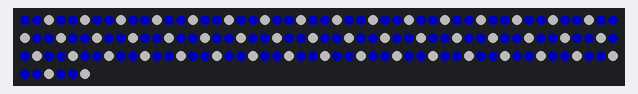
The sketch below on a simulated Arduino Uno, built with avr-gcc and run on an emulated ATmega328P. Shown: 156 RGB LEDs in strip order, left to right, continuing on the next row. Dim RGB values are drawn brighter than linear.

Above: at 0.01 s.
At 79.8 s:
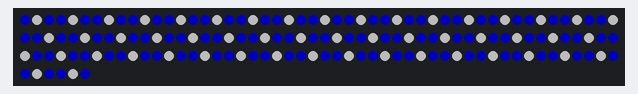

The sketch:

BlueWhiteLoop.ino
```cpp
#include <FastLED.h>
#define NUM_LEDS 156 //change back to 159
#define DATA_PIN 6
#define BRIGHTNESS 75
#define BLUES 2
CRGB leds[NUM_LEDS];
void setup() {
  FastLED.addLeds<NEOPIXEL, DATA_PIN>(leds, NUM_LEDS);
  FastLED.setBrightness(BRIGHTNESS);
}
int offSet=0;
void loop() {
  for (int i=0; i<NUM_LEDS; i+=BLUES+1) {
    for (int j=0; j<BLUES; j++) {
      leds[(i+j+offSet)%NUM_LEDS] = CRGB::Blue;
    }
    leds[(i+BLUES+offSet)%NUM_LEDS] = CRGB::White;
   }
   offSet=(offSet+1)%(BLUES+1);
   FastLED.show();
   delay(80);
}
```
